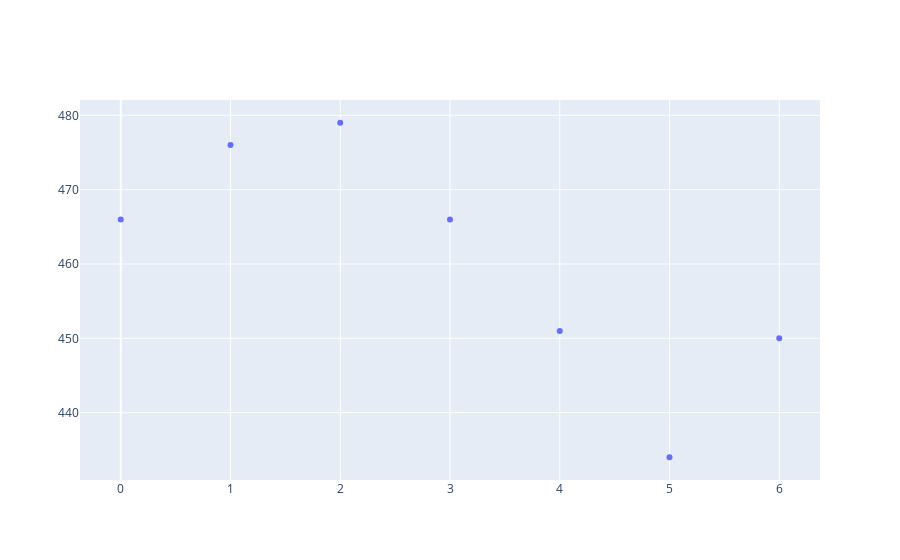

The code cell stored with this chart in its notebook:
### Code cell
# What does the weekly user activity look like?
indices = [x for x in unique_users_dayofweek_freq.keys()]
values = [x for x in unique_users_dayofweek_freq.values()]

fig = go.Figure()

# Add traces
fig.add_trace(go.Scatter(x = indices, y = values,
                         mode = 'markers'
                         )

)

fig.show()

### Figure 1 — Plotly figure (JSON) as saved in the notebook; plotly's stock layout.template omitted (floating-point values rounded to 4 significant figures)
{"data": [{"mode": "markers", "type": "scatter", "x": [0, 1, 2, 3, 4, 5, 6], "y": [466, 476, 479, 466, 451, 434, 450]}], "layout": {}}
